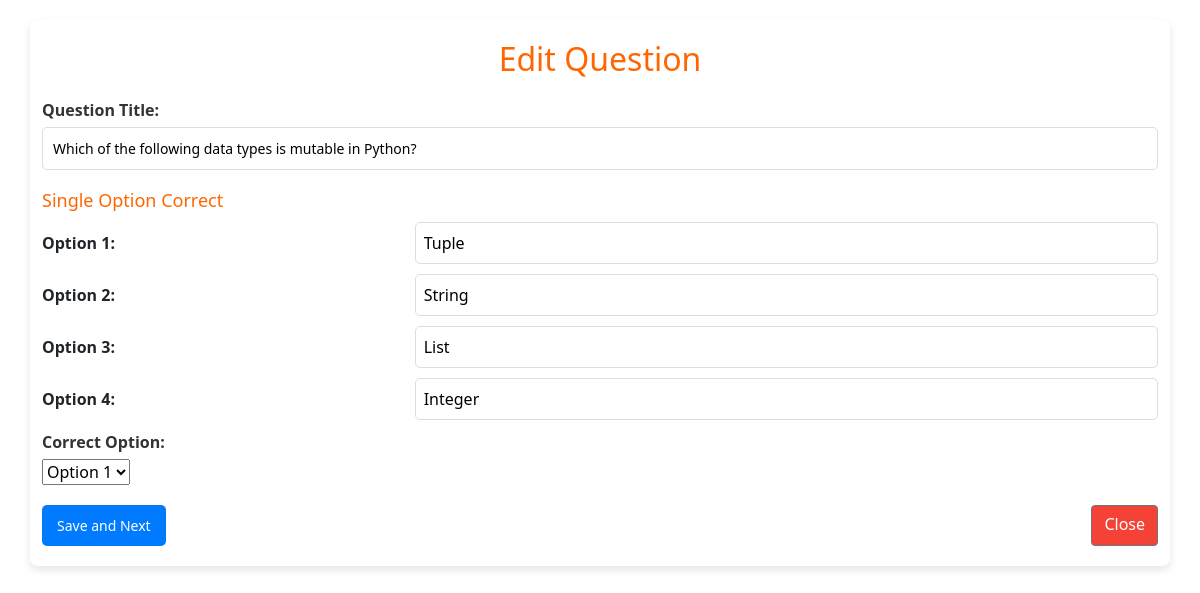
Page /edit_question/1 (signed in) on the committed database.
### application/models.py (models this page shows)
class Question(db.Model):
    id = db.Column(db.Integer, primary_key=True)
    quiz_id = db.Column(db.Integer, db.ForeignKey('quiz.id'), nullable=False)
    question_title = db.Column(db.String(), nullable=False)
    option1 = db.Column(db.String(), nullable=False)
    option2 = db.Column(db.String(), nullable=False)
    option3 = db.Column(db.String(), nullable=False)
    option4 = db.Column(db.String(), nullable=False)
    correct_option = db.Column(db.Integer, nullable=False)

### application/controllers.py (the view, shortened to what this page needs)
@app.route("/edit_question/<int:question_id>", methods=["GET", "POST"])
def edit_question(question_id):
    if ("user_id" not in session or User.query.get(session["user_id"]).is_admin != "admin"):
        return redirect(url_for("login"))
    question = Question.query.get_or_404(question_id)
    return render_template("edit_question.html", question=question)

### templates/edit_question.html (shortened to what this page needs)
<!DOCTYPE html>
<html lang="en">
<head>
    <link rel="stylesheet" href="{{ url_for('static', filename='new_ques.css') }}">
    <link href="https://cdn.jsdelivr.net/npm/bootstrap@5.0.2/dist/css/bootstrap.min.css" rel="stylesheet"
>
</head>
<body>
    <div class="container">
        <h2>Edit Question</h2>
        <form method="POST" action="{{ url_for('edit_question', question_id =question.id) }}">
            <div class="form-group">
                <label for="question_title">Question Title:</label>
                <input type="text" name="question_title" id="question_title" value="{{ question.question_title }}" required>
            </div>
            <div class="options-container">
                <h3>Single Option Correct</h3>
                <div class="option">
                    <label for="option1">Option 1:</label>
                    <input type="text" name="option1" id="option1" value="{{ question.option1 }}" required>
                </div>
                <div class="option">
                    <label for="option2">Option 2:</label>
                    <input type="text" name="option2" id="option2" value="{{ question.option2 }}" required>
                </div>
                <div class="option">
                    <label for="option3">Option 3:</label>
                    <input type="text" name="option3" id="option3" value="{{ question.option3 }}" required>
                </div>
                <div class="option">
                    <label for="option4">Option 4:</label>
                    <input type="text" name="option4" id="option4" value="{{ question.option4 }}" required>
                </div>
                <div class="form-group correct-option">
                    <label for="correct_option">Correct Option:</label>
                    <select name="correct_option" id="correct_option">
                        <option value="1" {% if question.correct_option == 1 %}selected{% endif %}>Option 1</option>
                    </select>
                </div>
            </div>
            <div class="buttons">
                <button type="submit" class="btn btn-primary">Save and Next</button>
                <a href="{{ url_for('quiz_management') }}" class="btn btn-secondary close-btn">Close</a>
            </div>
        </form>
    </div>
</body>
</html>

### static/new_ques.css (style rules this page uses)
body { font-family: Arial, sans-serif; margin: 0; padding: 20px; background-color: #f9f9f9; }
.container { max-width: 600px; margin: 0 auto; background: #fff; padding: 20px; border-radius: 8px; box-shadow: 0 4px 8px rgba(0, 0, 0, 0.1); }
.container h2 { text-align: center; color: #ff6600; margin-bottom: 20px; }
.form-group { margin-bottom: 15px; }
.form-group label { display: block; font-weight: bold; margin-bottom: 5px; color: #333; }
.form-group input, .form-group textarea { width: 100%; padding: 10px; border: 1px solid #ddd; border-radius: 5px; font-size: 14px; }
.options-container { margin-top: 20px; }
.options-container h3 { color: #ff6600; font-size: 18px; margin-bottom: 10px; }
.option { display: flex; align-items: center; margin-bottom: 10px; }
.option label { flex: 1; font-weight: bold; margin-right: 10px; }
.option input { flex: 2; padding: 8px; border: 1px solid #ddd; border-radius: 5px; }
.correct-option { margin-top: 10px; }
.buttons { display: flex; justify-content: space-between; margin-top: 20px; }
.buttons button { background-color: #007bff; color: #fff; border: none; padding: 10px 15px; border-radius: 5px; cursor: pointer; font-size: 14px; }
.buttons .close-btn { background-color: #f44336; }

### rows in the picture
Question: question_title "Which of the following data types is mutable in Python?", option1 "Tuple", option2 "String", option3 "List", option4 "Integer", correct_option "Option 1"
